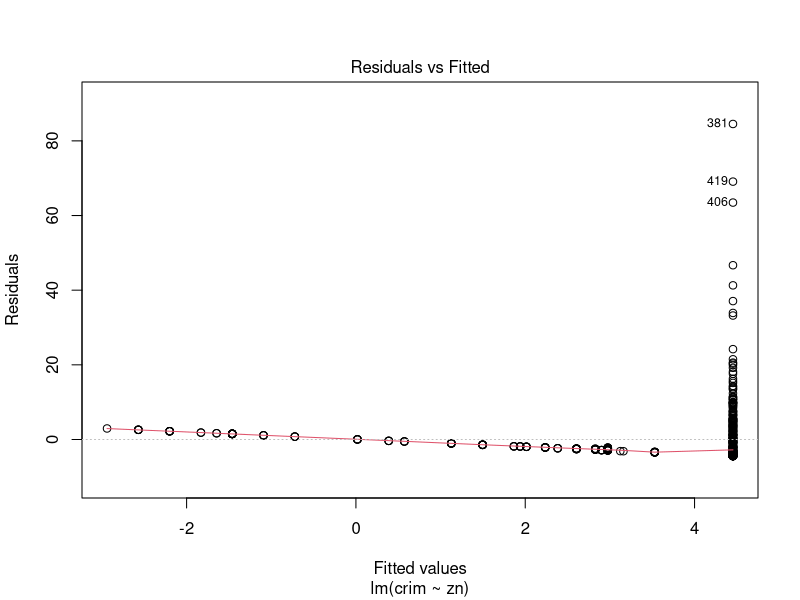
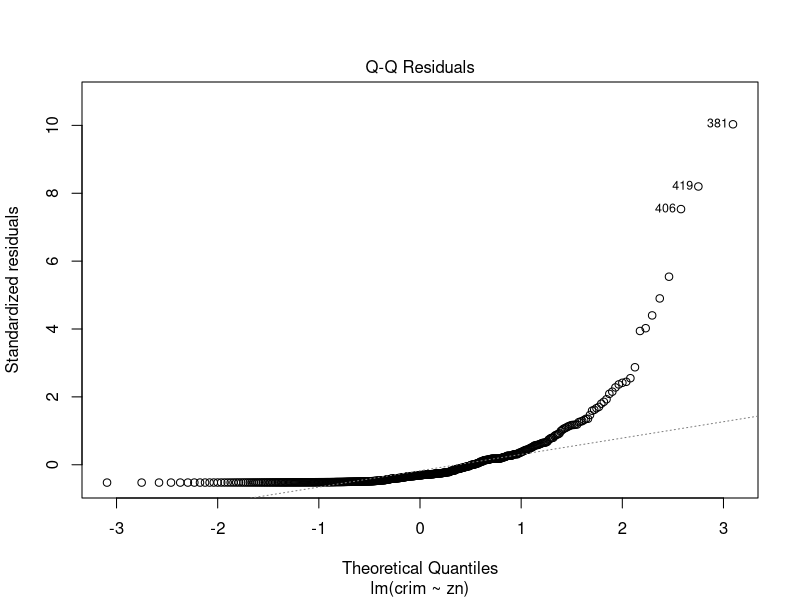
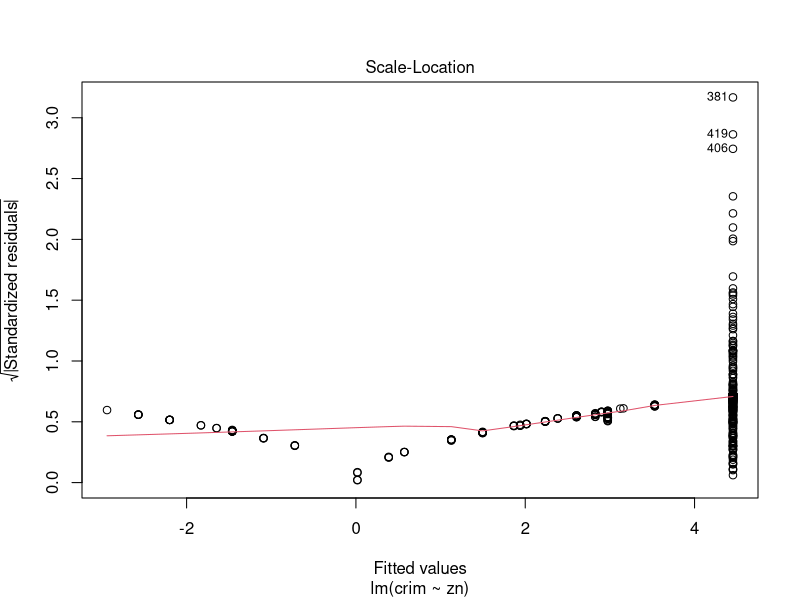
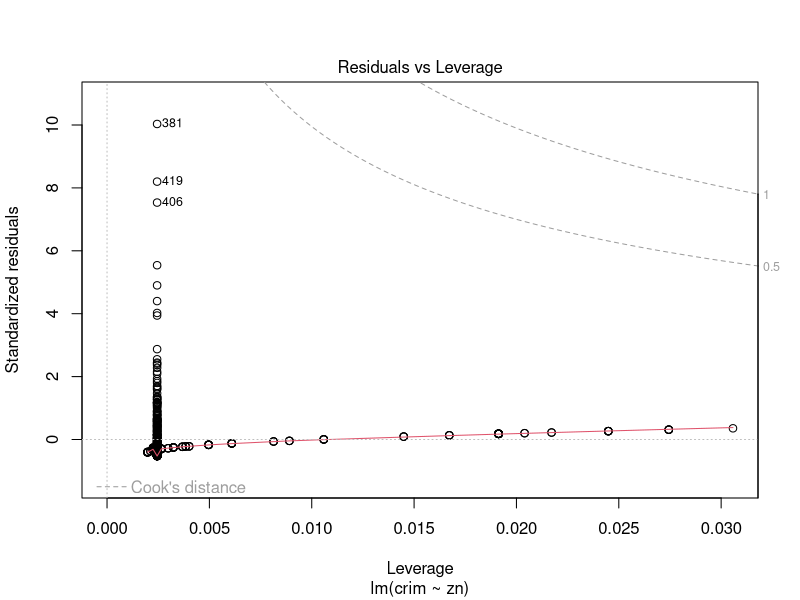
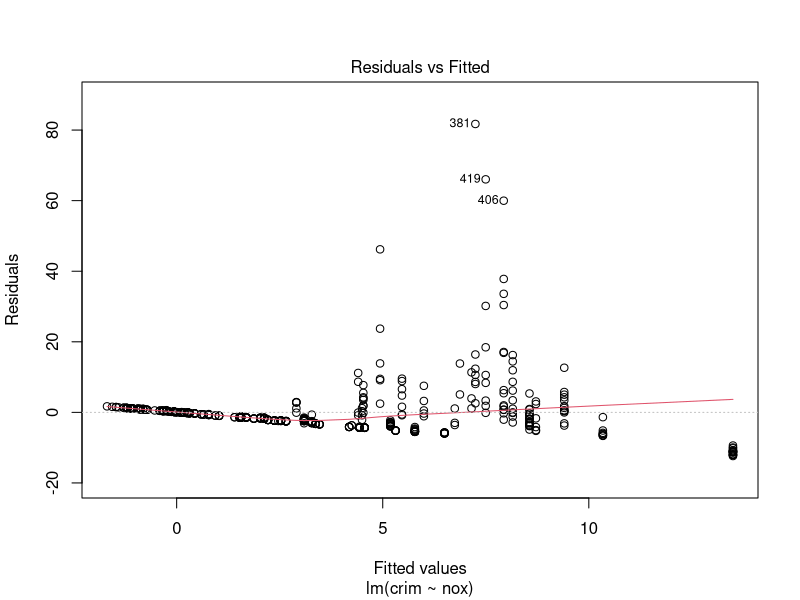
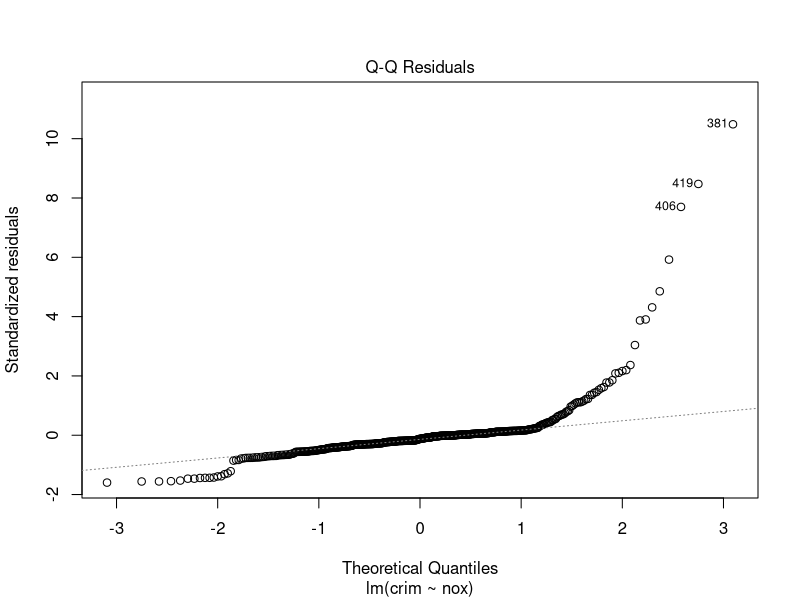
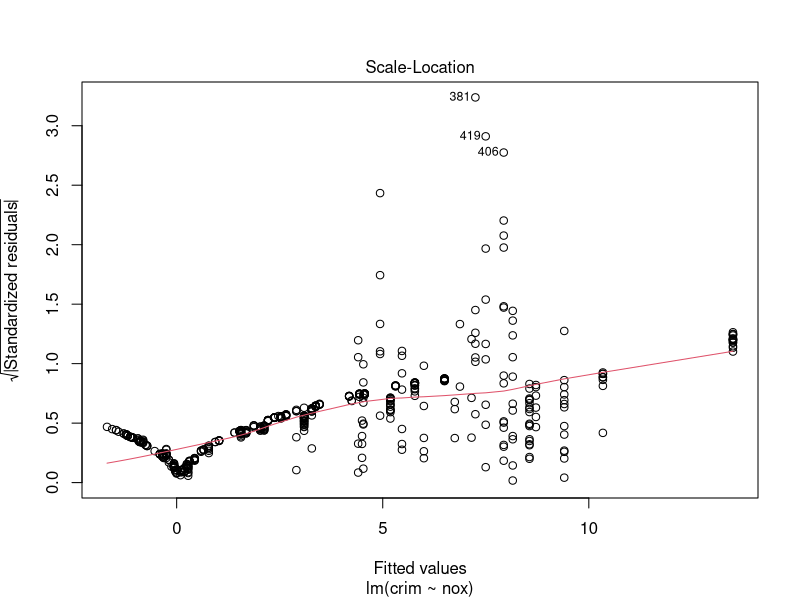
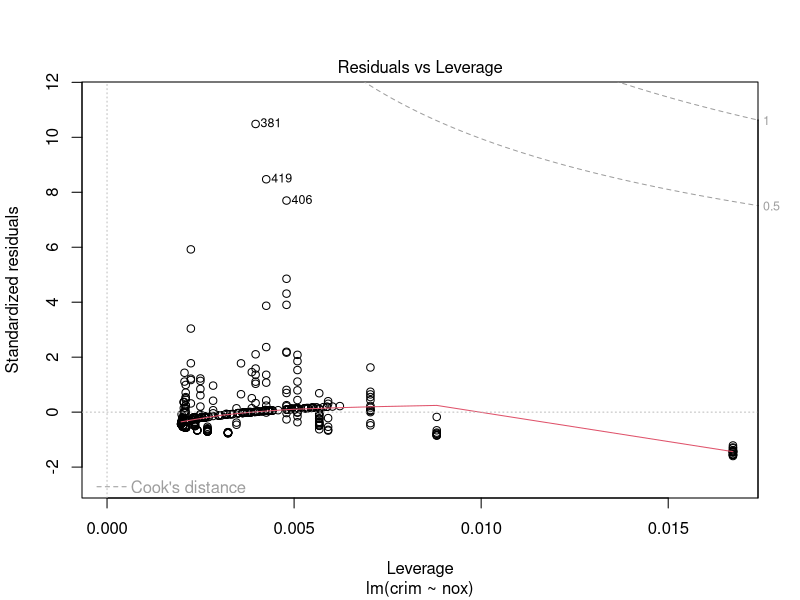

Source code (R) for these figures, in order: (Note: this script raises an error after producing the figures.)
## ---- chunk 1
knitr::opts_chunk$set(echo = TRUE)
## ---- chunk 2
library(MASS)
View(Boston)
attach(Boston)
preds<-names(Boston)[-1]
mods<-list()
stats<-list()
for (i in seq(along=preds)){
  p<-preds[i]
  mods[[i]] <- lm(as.formula(paste0("crim ~ ",p)),data=Boston)
}
stats<-t(sapply(mods, function(x) coef(summary(x))[2,]))
r_squared<-sapply(mods,function(x) summary(x)$r.squared)
stats<-cbind(stats,r_squared)
rownames(stats) <-preds
stats2<-stats[order(abs(stats[,"t value"]),decreasing=TRUE),]
stats2
plot(lm(crim~zn))
plot(lm(crim~nox))
plot(lm(crim~black))
plot(lm(crim~medv))

?pairs

#most demonstrate a statisticall signifcant relationship with crim, except chas
## ---- chunk 3
#b
limmulti=lm(crim~.,Boston)
summary(limmulti)
#I choose p=0.005, thus we reject null hypothesis H0 : βj = 0 for dis, rad, mdev

## ---- chunk 4
plot(stats[,1],coef(limmulti)[-1])
cbind(stats[,1],coef(limmulti)[-1])
#simple linear regression gave much larger coef for most of variables compare to multi linear regression. some even flip to positive or negative numbers.
## ---- chunk 5

lm.fit1=lm(crim~poly(zn,3))
summary(lm.fit1)
lm.fit2=lm(crim~poly(indus,3))
summary(lm.fit2)
lm.fit3=lm(crim~poly(nox,3))
summary(lm.fit3)
lm.fit4=lm(crim~poly(rm,3))
summary(lm.fit4)
lm.fit5=lm(crim~poly(age,3))
summary(lm.fit5)
lm.fit6=lm(crim~poly(dis,3))
summary(lm.fit6)
lm.fit7=lm(crim~poly(rad,3))
summary(lm.fit7)
lm.fit8=lm(crim~poly(tax,3))
summary(lm.fit8)
lm.fit9=lm(crim~poly(ptratio,3))
summary(lm.fit9)
lm.fit10=lm(crim~poly(black,3))
summary(lm.fit10)
lm.fit11=lm(crim~poly(lstat,3))
summary(lm.fit11)
lm.fit12=lm(crim~poly(medv,3))
summary(lm.fit12)
#Yes, there is evidence of non-linear association for many of the predictors. crim vs dis, crim, medv
## ---- chunk 6
## Chapter 6 question 9
rm(list=ls())
data(College,package="ISLR")
n<-nrow(College)
## ---- chunk 7
#9(a)
set.seed(1)
train <- sample(1:n, n/2) #split the sample and testing into half and half
test <- (-train)
y.test <- College$Apps[test]
y.train <- College$Apps[train]
ref.err<-mean((mean(y.test)-y.test)^2)
ref.err
## ---- chunk 8
#9(b)
#fit a linear model using least square on the training set and report the test error obtained
lm.mod <- lm(Apps ~ ., data=College[train,])
lm.pred <- predict(lm.mod, College[test,])
lm.err<-mean((lm.pred-y.test)^2)
lm.err
## ---- chunk 9
#9(c)
#fit a ridge regression model on the training set with lambda chosen by cross validation 
set.seed(1)
library(glmnet)
x.mod <- model.matrix(Apps ~ ., data=College)[,-1]
ridge.mod.cv<-cv.glmnet(x.mod[train,],y.train,alpha=0)
ridge.best.lam <- ridge.mod.cv$lambda.min
ridge.mod <- glmnet(x.mod[train,],y.train,alpha=0)
ridge.pred <- predict(ridge.mod,newx=x.mod[test,],s=ridge.best.lam)
ridge.err<-mean((ridge.pred-y.test)^2)
ridge.err
## ---- chunk 10
#9(d)
#fit a lasso model on the training set, with lambda chosen by cross validation.
set.seed(1)
x.mod <- model.matrix(Apps ~ ., data=College)[,-1]
lasso.mod.cv <- cv.glmnet(x.mod[train,],y.train,alpha=1)
lasso.best.lam <- lasso.mod.cv$lambda.min
lasso.mod <- glmnet(x.mod[train,],y.train,alpha=1)
lasso.pred <- predict(lasso.mod,newx=x.mod[test,],s=lasso.best.lam)
(lasso.err<-mean((lasso.pred-y.test)^2))
## ---- chunk 11
##9(e) fit a PCR model on training set, with M chosen by cross validation
library(pls)
set.seed(1)
pcr.mod <- pcr(Apps ~ ., data=College, subset=train, scale=TRUE, validation="CV")
validationplot(pcr.mod,val.type="MSEP")
## ---- chunk 12
summary(pcr.mod)
## ---- chunk 13
pcr.pred <- predict(pcr.mod,College[test,],ncomp=16)
pcr.err<-mean((pcr.pred-y.test)^2)
pcr.err
#17 components considered
## ---- chunk 14
##9(f)
library(pls)
set.seed(1)
pls.mod <- plsr(Apps ~ ., data=College, subset=train, validation="CV")
validationplot(pls.mod, val.type="MSEP")
#roughly the same CV after 4 components
## ---- chunk 15
summary(pls.mod)
pls.pred <- predict(pls.mod,College[test,],ncomp=4)
pls.err<-mean((pls.pred-y.test)^2)
## ---- chunk 16
#9(g)
rbind(ref.err,lm.err,ridge.err,lasso.err,pcr.err,pls.err)
#as we can see lasso nd ridge performed better than PCR and PLS, linear model  performed better than PCR and PLS
#Ridge was the best
## ---- chunk 17
rm(list=ls())
data(Boston,package="MASS")
head(Boston)
Boston.mat <- model.matrix(crim ~ ., Boston)
## ---- chunk 18
set.seed(1)
train<-sample.int(nrow(Boston),size=nrow(Boston)*.5)
test<--train
y.train <- Boston$crim[train]
y.test <- Boston$crim[test]
## ---- chunk 19
require(leaps)
full.fit <- regsubsets(crim ~ ., data=Boston[train,],nvmax=ncol(Boston))
lm.best.coef <- coef(full.fit,id=which.min(summary(full.fit)$bic))
lm.pred <- Boston.mat[test,names(lm.best.coef)]%*%lm.best.coef
lm.err <- mean((lm.pred-y.test)^2)
lm.err
## ---- chunk 20
full.lm.mod <- lm(crim ~ ., Boston, subset=train)
lm.full.pred <- predict(full.lm.mod, Boston[test,])
lm.full.err <- mean((lm.full.pred - y.test)^2)
lm.full.err
## ---- chunk 21
library(glmnet)
runGlmNet <- function(alpha) {
  set.seed(500)
  cv <- cv.glmnet(Boston.mat[train,],y.train,alpha=alpha)
  best.lam <- cv$lambda.min
  mod <- glmnet(Boston.mat[train,],y.train,alpha=alpha)
  pred <- predict(mod,newx=Boston.mat[test,],s=best.lam)
  err<-mean((pred-y.test)^2)
  list(mod=mod,cv=cv,best.lam=best.lam,err=err)
}
# RIDGE
ridge.mod<-runGlmNet(0)
ridge.mod$err
## ---- chunk 22
#Lasso
lasso.mod<-runGlmNet(1)
lasso.mod$err
## ---- chunk 23
library(pls)
set.seed(500)
pcr.mod <- pcr(crim~.,data=Boston,subset=train,scale=TRUE,validation="CV")
summary(pcr.mod)
## ---- chunk 24
validationplot(pcr.mod,val.type="MSEP")
## ---- chunk 25
pcr.pred <- predict(pcr.mod,Boston[test,],ncomp=9)
pcr.err <- mean((pcr.pred-y.test)^2)
## ---- chunk 26
lasso.err <- lasso.mod$err
ridge.err <- ridge.mod$err
rbind(lm.err, lm.full.err, ridge.err, lasso.err, pcr.err)
## ---- chunk 27
package="ISLR"
data(Weekly,package="ISLR")
summary(Weekly)
## ---- chunk 28
cor(Weekly[,-c(1,9)])
## ---- chunk 29
pairs(Weekly[-(8:9)],col=Weekly$Direction)
## ---- chunk 30
par(mfcol=c(3,2))
predictors <- c(paste0("Lag",1:5),"Volume")
for (p in predictors){
  plot(Weekly[,p],Weekly[,"Today"],
       ylab="Today",
       xlab=p,
       col=Weekly[,"Direction"])
}
## ---- chunk 31
glm.fit <- glm(Direction ~ Lag1 + Lag2 + Lag3 + Lag4 + Lag5 + Volume,data=Weekly, family=binomial)
summary(glm.fit)
## ---- chunk 32
glm.probs <- predict(glm.fit,type="response")
glm.pred <- rep("Down",nrow(Weekly))
glm.pred[glm.probs > .5] <- "Up"
table(glm.pred,Weekly$Direction) #confusion table
## ---- chunk 33
train.inds <- Weekly$Year <= 2008
train.data <- Weekly[train.inds,]
test.data <- Weekly[!train.inds,]
test.n <- nrow(test.data)
lag2.mod <- glm(Direction ~ Lag2, data=Weekly, family=binomial, subset=train.inds)
summary(lag2.mod)
## ---- chunk 34
lag2.pred <- rep("Down",test.n)
lag2.probs <- predict(glm.fit,test.data,type="response")
lag2.pred[lag2.probs>.5] <- "Up"
table(lag2.pred,test.data$Direction)
## ---- chunk 35
sum(lag2.pred==test.data$Direction)/test.n
## ---- chunk 36
library(class)
set.seed(1)
train.X <- as.matrix(train.data[,"Lag2"])
train.Y <- as.matrix(train.data[,"Direction"])
test.X <- as.matrix(test.data[,"Lag2"])
test.Y <- as.matrix(test.data[,"Direction"])
lag2.knn.pred <- knn(train.X,test.X,train.Y,k=1)
table(lag2.knn.pred,test.Y)
## ---- chunk 37
sum(lag2.knn.pred == test.Y)/test.n
## ---- chunk 38
k.vals <- 1:50
err <- double(50)
for (k in k.vals){
  train.X <- as.matrix(train.data[,"Lag2"])
  train.Y <- as.matrix(train.data[,"Direction"])
  test.X <- as.matrix(test.data[,"Lag2"])
  test.Y <- as.matrix(test.data[,"Direction"])
  lag2.knn.pred <- knn(train.X,test.X,train.Y,k=k)
  table(lag2.knn.pred,test.Y)
  err[k]<-sum(lag2.knn.pred == test.Y)/test.n
}
plot(k.vals,err,type="b")
